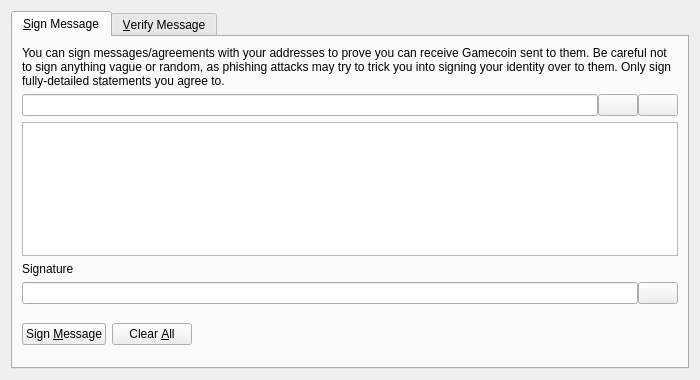
<?xml version="1.0" encoding="UTF-8"?>
<ui version="4.0">
 <class>SignVerifyMessageDialog</class>
 <widget class="QDialog" name="SignVerifyMessageDialog">
  <property name="geometry">
   <rect>
    <x>0</x>
    <y>0</y>
    <width>700</width>
    <height>380</height>
   </rect>
  </property>
  <property name="windowTitle">
   <string>Signatures - Sign / Verify a Message</string>
  </property>
  <property name="modal">
   <bool>true</bool>
  </property>
  <layout class="QVBoxLayout" name="verticalLayout">
   <item>
    <widget class="QTabWidget" name="tabWidget">
     <property name="currentIndex">
      <number>0</number>
     </property>
     <widget class="QWidget" name="tabSignMessage">
      <attribute name="title">
       <string>&amp;Sign Message</string>
      </attribute>
      <layout class="QVBoxLayout" name="verticalLayout_SM">
       <item>
        <widget class="QLabel" name="infoLabel_SM">
         <property name="text">
          <string>You can sign messages/agreements with your addresses to prove you can receive Gamecoin sent to them. Be careful not to sign anything vague or random, as phishing attacks may try to trick you into signing your identity over to them. Only sign fully-detailed statements you agree to.</string>
         </property>
         <property name="textFormat">
          <enum>Qt::PlainText</enum>
         </property>
         <property name="wordWrap">
          <bool>true</bool>
         </property>
        </widget>
       </item>
       <item>
        <layout class="QHBoxLayout" name="horizontalLayout_1_SM">
         <property name="spacing">
          <number>0</number>
         </property>
         <item>
          <widget class="QValidatedLineEdit" name="addressIn_SM">
           <property name="toolTip">
            <string>The Gamecoin address to sign the message with</string>
           </property>
          </widget>
         </item>
         <item>
          <widget class="QPushButton" name="addressBookButton_SM">
           <property name="toolTip">
            <string>Choose previously used address</string>
           </property>
           <property name="text">
            <string/>
           </property>
           <property name="icon">
            <iconset resource="../bitcoin.qrc">
             <normaloff>:/icons/address-book</normaloff>:/icons/address-book</iconset>
           </property>
           <property name="shortcut">
            <string>Alt+A</string>
           </property>
           <property name="autoDefault">
            <bool>false</bool>
           </property>
          </widget>
         </item>
         <item>
          <widget class="QPushButton" name="pasteButton_SM">
           <property name="toolTip">
            <string>Paste address from clipboard</string>
           </property>
           <property name="text">
            <string/>
           </property>
           <property name="icon">
            <iconset resource="../bitcoin.qrc">
             <normaloff>:/icons/editpaste</normaloff>:/icons/editpaste</iconset>
           </property>
           <property name="shortcut">
            <string>Alt+P</string>
           </property>
           <property name="autoDefault">
            <bool>false</bool>
           </property>
          </widget>
         </item>
        </layout>
       </item>
       <item>
        <widget class="QPlainTextEdit" name="messageIn_SM">
         <property name="toolTip">
          <string>Enter the message you want to sign here</string>
         </property>
        </widget>
       </item>
       <item>
        <widget class="QLabel" name="signatureLabel_SM">
         <property name="text">
          <string>Signature</string>
         </property>
         <property name="textFormat">
          <enum>Qt::PlainText</enum>
         </property>
        </widget>
       </item>
       <item>
        <layout class="QHBoxLayout" name="horizontalLayout_2_SM">
         <property name="spacing">
          <number>0</number>
         </property>
         <item>
          <widget class="QLineEdit" name="signatureOut_SM">
           <property name="font">
            <font>
             <italic>true</italic>
            </font>
           </property>
           <property name="readOnly">
            <bool>true</bool>
           </property>
          </widget>
         </item>
         <item>
          <widget class="QPushButton" name="copySignatureButton_SM">
           <property name="toolTip">
            <string>Copy the current signature to the system clipboard</string>
           </property>
           <property name="text">
            <string/>
           </property>
           <property name="icon">
            <iconset resource="../bitcoin.qrc">
             <normaloff>:/icons/editcopy</normaloff>:/icons/editcopy</iconset>
           </property>
           <property name="autoDefault">
            <bool>false</bool>
           </property>
          </widget>
         </item>
        </layout>
       </item>
       <item>
        <layout class="QHBoxLayout" name="horizontalLayout_3_SM">
         <item>
          <widget class="QPushButton" name="signMessageButton_SM">
           <property name="toolTip">
            <string>Sign the message to prove you own this Gamecoin address</string>
           </property>
           <property name="text">
            <string>Sign &amp;Message</string>
           </property>
           <property name="icon">
            <iconset resource="../bitcoin.qrc">
             <normaloff>:/icons/edit</normaloff>:/icons/edit</iconset>
           </property>
           <property name="autoDefault">
            <bool>false</bool>
           </property>
          </widget>
         </item>
         <item>
          <widget class="QPushButton" name="clearButton_SM">
           <property name="toolTip">
            <string>Reset all sign message fields</string>
           </property>
           <property name="text">
            <string>Clear &amp;All</string>
           </property>
           <property name="icon">
            <iconset resource="../bitcoin.qrc">
             <normaloff>:/icons/remove</normaloff>:/icons/remove</iconset>
           </property>
           <property name="autoDefault">
            <bool>false</bool>
           </property>
          </widget>
         </item>
         <item>
          <spacer name="horizontalSpacer_1_SM">
           <property name="orientation">
            <enum>Qt::Horizontal</enum>
           </property>
           <property name="sizeHint" stdset="0">
            <size>
             <width>40</width>
             <height>48</height>
            </size>
           </property>
          </spacer>
         </item>
         <item>
          <widget class="QLabel" name="statusLabel_SM">
           <property name="font">
            <font>
             <weight>75</weight>
             <bold>true</bold>
            </font>
           </property>
           <property name="text">
            <string/>
           </property>
           <property name="wordWrap">
            <bool>true</bool>
           </property>
          </widget>
         </item>
         <item>
          <spacer name="horizontalSpacer_2_SM">
           <property name="orientation">
            <enum>Qt::Horizontal</enum>
           </property>
           <property name="sizeHint" stdset="0">
            <size>
             <width>40</width>
             <height>48</height>
            </size>
           </property>
          </spacer>
         </item>
        </layout>
       </item>
      </layout>
     </widget>
     <widget class="QWidget" name="tabVerifyMessage">
      <attribute name="title">
       <string>&amp;Verify Message</string>
      </attribute>
      <layout class="QVBoxLayout" name="verticalLayout_VM">
       <item>
        <widget class="QLabel" name="infoLabel_VM">
         <property name="text">
          <string>Enter the receiver's address, message (ensure you copy line breaks, spaces, tabs, etc. exactly) and signature below to verify the message. Be careful not to read more into the signature than what is in the signed message itself, to avoid being tricked by a man-in-the-middle attack. Note that this only proves the signing party receives with the address, it cannot prove sendership of any transaction!</string>
         </property>
         <property name="textFormat">
          <enum>Qt::PlainText</enum>
         </property>
         <property name="alignment">
          <set>Qt::AlignLeading|Qt::AlignLeft|Qt::AlignTop</set>
         </property>
         <property name="wordWrap">
          <bool>true</bool>
         </property>
        </widget>
       </item>
       <item>
        <layout class="QHBoxLayout" name="horizontalLayout_1_VM">
         <property name="spacing">
          <number>0</number>
         </property>
         <item>
          <widget class="QValidatedLineEdit" name="addressIn_VM">
           <property name="toolTip">
            <string>The Gamecoin address the message was signed with</string>
           </property>
          </widget>
         </item>
         <item>
          <widget class="QPushButton" name="addressBookButton_VM">
           <property name="toolTip">
            <string>Choose previously used address</string>
           </property>
           <property name="text">
            <string/>
           </property>
           <property name="icon">
            <iconset resource="../bitcoin.qrc">
             <normaloff>:/icons/address-book</normaloff>:/icons/address-book</iconset>
           </property>
           <property name="shortcut">
            <string>Alt+A</string>
           </property>
           <property name="autoDefault">
            <bool>false</bool>
           </property>
          </widget>
         </item>
        </layout>
       </item>
       <item>
        <widget class="QPlainTextEdit" name="messageIn_VM"/>
       </item>
       <item>
        <widget class="QValidatedLineEdit" name="signatureIn_VM"/>
       </item>
       <item>
        <layout class="QHBoxLayout" name="horizontalLayout_2_VM">
         <item>
          <widget class="QPushButton" name="verifyMessageButton_VM">
           <property name="toolTip">
            <string>Verify the message to ensure it was signed with the specified Gamecoin address</string>
           </property>
           <property name="text">
            <string>Verify &amp;Message</string>
           </property>
           <property name="icon">
            <iconset resource="../bitcoin.qrc">
             <normaloff>:/icons/transaction_0</normaloff>:/icons/transaction_0</iconset>
           </property>
           <property name="autoDefault">
            <bool>false</bool>
           </property>
          </widget>
         </item>
         <item>
          <widget class="QPushButton" name="clearButton_VM">
           <property name="toolTip">
            <string>Reset all verify message fields</string>
           </property>
           <property name="text">
            <string>Clear &amp;All</string>
           </property>
           <property name="icon">
            <iconset resource="../bitcoin.qrc">
             <normaloff>:/icons/remove</normaloff>:/icons/remove</iconset>
           </property>
           <property name="autoDefault">
            <bool>false</bool>
           </property>
          </widget>
         </item>
         <item>
          <spacer name="horizontalSpacer_1_VM">
           <property name="orientation">
            <enum>Qt::Horizontal</enum>
           </property>
           <property name="sizeHint" stdset="0">
            <size>
             <width>40</width>
             <height>48</height>
            </size>
           </property>
          </spacer>
         </item>
         <item>
          <widget class="QLabel" name="statusLabel_VM">
           <property name="font">
            <font>
             <weight>75</weight>
             <bold>true</bold>
            </font>
           </property>
           <property name="text">
            <string/>
           </property>
           <property name="wordWrap">
            <bool>true</bool>
           </property>
          </widget>
         </item>
         <item>
          <spacer name="horizontalSpacer_2_VM">
           <property name="orientation">
            <enum>Qt::Horizontal</enum>
           </property>
           <property name="sizeHint" stdset="0">
            <size>
             <width>40</width>
             <height>48</height>
            </size>
           </property>
          </spacer>
         </item>
        </layout>
       </item>
      </layout>
     </widget>
    </widget>
   </item>
  </layout>
 </widget>
 <customwidgets>
  <customwidget>
   <class>QValidatedLineEdit</class>
   <extends>QLineEdit</extends>
   <header>qvalidatedlineedit.h</header>
  </customwidget>
 </customwidgets>
 <resources>
  <include location="../bitcoin.qrc"/>
 </resources>
 <connections/>
</ui>
